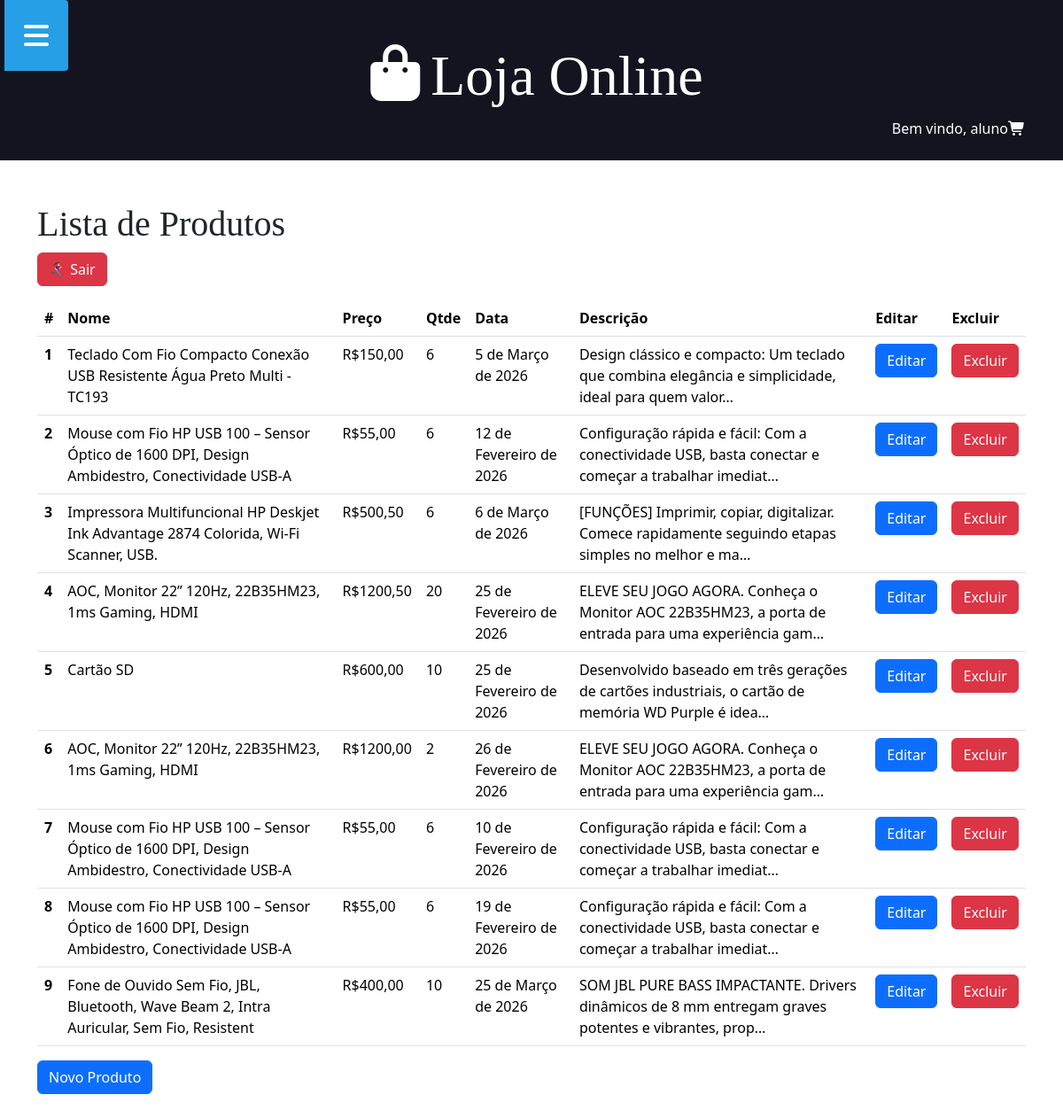
/produto (signed in), run on the app's committed database.
### aplicacao/models.py (models this page shows, shortened)
class Produto(models.Model):
    nome = models.CharField(max_length=100, null=True, blank=True)
    preco = models.DecimalField(decimal_places=2, max_digits=10, null=True, blank=True)
    qtde = models.IntegerField(null=True, blank=True)
    descricao = models.TextField(null=True, blank=True)
    data = models.DateField(null=True, blank=True)
    imagem = models.ImageField(upload_to='produtos/', null=True, blank=True)

### aplicacao/views.py (the view)
# urls.py: path('produto', produto, name="urlproduto"),
@login_required(login_url="urlentrar")
def produto(request):
    produtos = Produto.objects.all()
    context = {'produtos': produtos}
    return render(request, "produto.html", context)

### aplicacao/templates/produto.html (shortened to what this page needs)
{% extends 'global/base.html' %}
{% block content %}
  <div class="container">
    <h1>Lista de Produtos</h1>
    <div class="mb-3">
      <a href="{% url 'urlsair' %}" class="btn btn-danger">🏃‍♀️‍➡️ Sair</a>
    </div>
    <table class="table table-hover">
      <thead>
        <tr>
          <th scope="col">#</th>
          <th scope="col">Nome</th>
          <th scope="col">Preço</th>
          <th scope="col">Qtde</th>
          <th scope="col">Data</th>
          <th scope="col">Descrição</th>
          <th scope="col">Editar</th>
          <th scope="col">Excluir</th>
        </tr>
      </thead>
      {% for p in produtos %}
        <tbody>
          <tr>
            <th scope="row">{{ forloop.counter }}</th>
            <td>{{ p.nome }}</td>
            <td>R${{ p.preco }}</td>
            <td>{{ p.qtde }}</td>
            <td>{{ p.data }}</td>
            <td>{{ p.descricao | truncatechars:100 }}</td>
            <td>
              <form action="{% url 'urleditarProduto' p.id %}" method="GET">
                <input type="submit" value="Editar" class="btn btn-primary" />
              </form>
            </td>
            <td>
              <form action="{% url 'urlexcluirProduto' p.id %}" method="POST">
                <input type="submit" value="Excluir" class="btn btn-danger" />
              </form>
            </td>
          </tr>
        </tbody>
      {% endfor %}
    </table>
    <form action="{% url 'urlcadastrarProduto' %}" method="POST">
      <input type="submit" value="Novo Produto" class="btn btn-primary" />
    </form>
  </div>
{% endblock %}

### aplicacao/templates/global/header.html
<header class="main-header-container">
    <div class="main-header container">
        <h1>
            <a class="main-logo" href="{% url 'urlindex' %}">
                <i class="fas fa-regular fa-bag-shopping main-logo-icon"></i>
                <span class="main-logo-text">Loja Online</span>
            </a>
        </h1>
        <div class="boasvindas">
            {% if user.is_authenticated %}
                <span class="text-welcome">Bem vindo, {{ user.username }}</span>
                <i class="fa-solid fa-cart-shopping"></i>
            {% endif %}
        </div>
    </div>
</header>

### static/css/styles.css (style rules this page uses)
.container { max-width: 144rem; margin: 0 auto; padding: 3rem; }
.main-header-container { background: #13141f; }
h1, h2, h3, h4, h5, h6 { font-family: 'Roboto Slab', serif; }
.main-logo { font-size: 4rem; color: #fff; text-decoration: none; display: flex; align-items: center; justify-content: center; width: fit-content; margin: 0 auto; }
.boasvindas { float: right; font-size: 1rem; color: #fff; text-decoration: none; display: flex; align-items: center; justify-content: center; width: fit-content; margin: 0 auto; }

### data on the page
Produto: nome "Teclado Com Fio Compacto Conexão USB Resistente Água Preto Multi - TC193", preco "150,00", qtde "6", data "5 de Março de 2026", descricao "Design clássico e compacto: Um teclado que combina elegância e simplicidade, ideal para quem valor…"
Produto: nome "Mouse com Fio HP USB 100 – Sensor Óptico de 1600 DPI, Design Ambidestro, Conectividade USB-A", preco "55,00", qtde "6", data "12 de Fevereiro de 2026", descricao "Configuração rápida e fácil: Com a conectividade USB, basta conectar e começar a trabalhar imediat…"
Produto: nome "Impressora Multifuncional HP Deskjet Ink Advantage 2874 Colorida, Wi-Fi Scanner, USB.", preco "500,50", qtde "6", data "6 de Março de 2026", descricao "[FUNÇÕES] Imprimir, copiar, digitalizar. Comece rapidamente seguindo etapas simples no melhor e ma…"
Produto: nome "AOC, Monitor 22” 120Hz, 22B35HM23, 1ms Gaming, HDMI", preco "1200,50", qtde "20", data "25 de Fevereiro de 2026", descricao "ELEVE SEU JOGO AGORA. Conheça o Monitor AOC 22B35HM23, a porta de entrada para uma experiência gam…"
Produto: nome "Cartão SD", preco "600,00", qtde "10", data "25 de Fevereiro de 2026", descricao "Desenvolvido baseado em três gerações de cartões industriais, o cartão de memória WD Purple é idea…"
Produto: nome "AOC, Monitor 22” 120Hz, 22B35HM23, 1ms Gaming, HDMI", preco "1200,00", qtde "2", data "26 de Fevereiro de 2026", descricao "ELEVE SEU JOGO AGORA. Conheça o Monitor AOC 22B35HM23, a porta de entrada para uma experiência gam…"
Produto: nome "Mouse com Fio HP USB 100 – Sensor Óptico de 1600 DPI, Design Ambidestro, Conectividade USB-A", preco "55,00", qtde "6", data "10 de Fevereiro de 2026", descricao "Configuração rápida e fácil: Com a conectividade USB, basta conectar e começar a trabalhar imediat…"
Produto: nome "Mouse com Fio HP USB 100 – Sensor Óptico de 1600 DPI, Design Ambidestro, Conectividade USB-A", preco "55,00", qtde "6", data "19 de Fevereiro de 2026", descricao "Configuração rápida e fácil: Com a conectividade USB, basta conectar e começar a trabalhar imediat…"
Produto: nome "Fone de Ouvido Sem Fio, JBL, Bluetooth, Wave Beam 2, Intra Auricular, Sem Fio, Resistent", preco "400,00", qtde "10", data "25 de Março de 2026", descricao "SOM JBL PURE BASS IMPACTANTE. Drivers dinâmicos de 8 mm entregam graves potentes e vibrantes, prop…"

### other printed values
{{ user.username }} "aluno"
